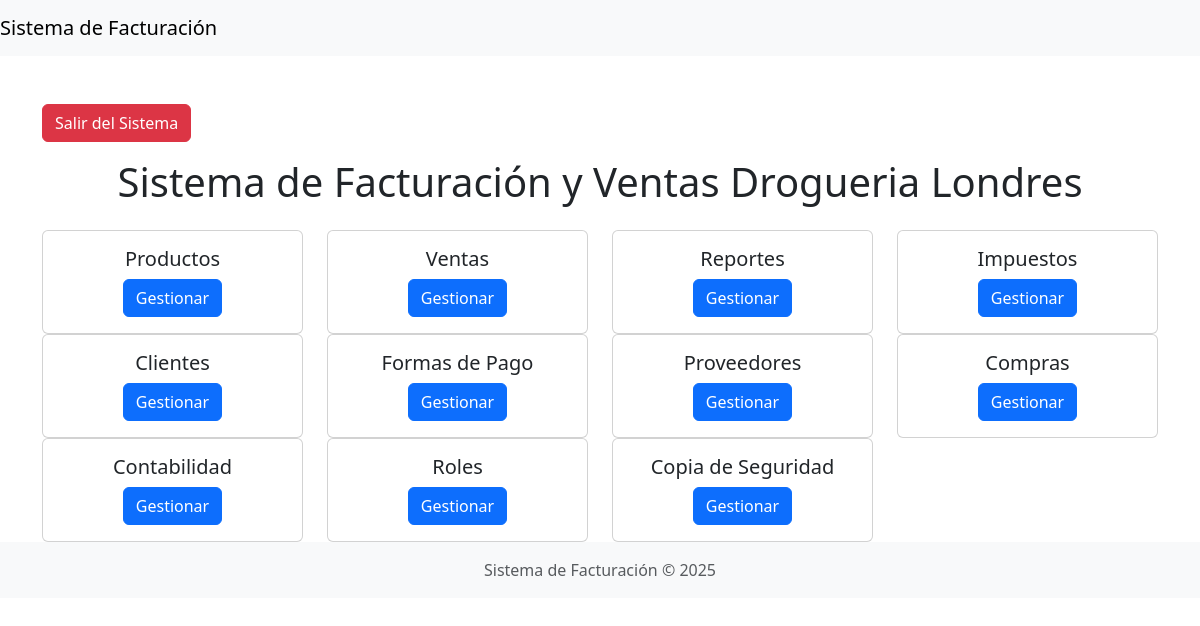
The app's page /index.php (signed in) with its own data.
### tables this page shows
CREATE TABLE `modulos` (
  `id` int(11) NOT NULL AUTO_INCREMENT,
  `nombre` varchar(100) NOT NULL,
  PRIMARY KEY (`id`)
);

### db.php (called while the page is built, shortened)
<?php
if (!class_exists('Database')) {
    class Database
    {
        private $conn;
        public function __construct()
        {
            $this->conn = new mysqli(DB_HOST, DB_USER, DB_PASS, DB_NAME);
        }
        public function query($sql)
        {
            return $this->conn->query($sql);
        }
    }
}

### index.php (the view, shortened to what this page needs)
<?php
include './includes/header.php';
$modulos_asignados = $_SESSION['modulos_asignados'] ?? [];
$modulos_disponibles = [
    'Productos' => 'productos.php',
    'Ventas' => 'ventas.php',
    'Reportes' => 'reportes.php',
    'Impuestos' => 'impuestos.php',
    'Clientes' => 'clientes/clientes.php',
    'Formas de Pago' => 'formas_pago.php',
    'Proveedores' => 'proveedores/proveedores.php',
    'Contabilidad' => 'contabilidad/contabilidad.php',
    'Roles' => 'roles/modulo_roles.php',
    'Copia de Seguridad' => 'copia_seguridad.php',
    'Compras' => 'proveedores/compras.php',
];
?>
<div class="container mt-5">
    <div class="text-right mb-3">
        <a href="roles/logout.php" class="btn btn-danger">Salir del Sistema</a>
    </div>
    <h1 class="text-center mb-4">Sistema de Facturación y Ventas Drogueria Londres</h1>
    <div class="row">
        <?php
        foreach ($modulos_asignados as $modulo_id) {
            include 'db.php';
            $db = new Database();
            $result = $db->query("SELECT nombre FROM modulos WHERE id = $modulo_id");
            if ($result->num_rows > 0) {
                $modulo = $result->fetch_assoc();
                $nombre_modulo = $modulo['nombre'];
                if (array_key_exists($nombre_modulo, $modulos_disponibles)) {
                    $ruta_modulo = $modulos_disponibles[$nombre_modulo];
                    $abrir_en_nueva_ventana = ($nombre_modulo === 'Lista de Pedidos' || $nombre_modulo === 'Ventas');
        ?>
                    <div class="col-md-3">
                        <div class="card">
                            <div class="card-body text-center">
                                <h5 class="card-title"><?php echo $nombre_modulo; ?></h5>
                                <a href="<?php echo $ruta_modulo; ?>" class="btn btn-primary" <?= $abrir_en_nueva_ventana ? 'target="_blank"' : '' ?>>Gestionar</a>
                            </div>
                        </div>
                    </div>
        <?php
                }
            }
        }
        ?>
    </div>
</div>
<?php include './includes/footer.php'; ?>

### records on screen
modulos: nombre "Productos"
modulos: nombre "Ventas"
modulos: nombre "Reportes"
modulos: nombre "Impuestos"
modulos: nombre "Clientes"
modulos: nombre "Formas de Pago"
modulos: nombre "Proveedores"
modulos: nombre "Compras"
modulos: nombre "Contabilidad"
modulos: nombre "Roles"
modulos: nombre "Copia de Seguridad"
